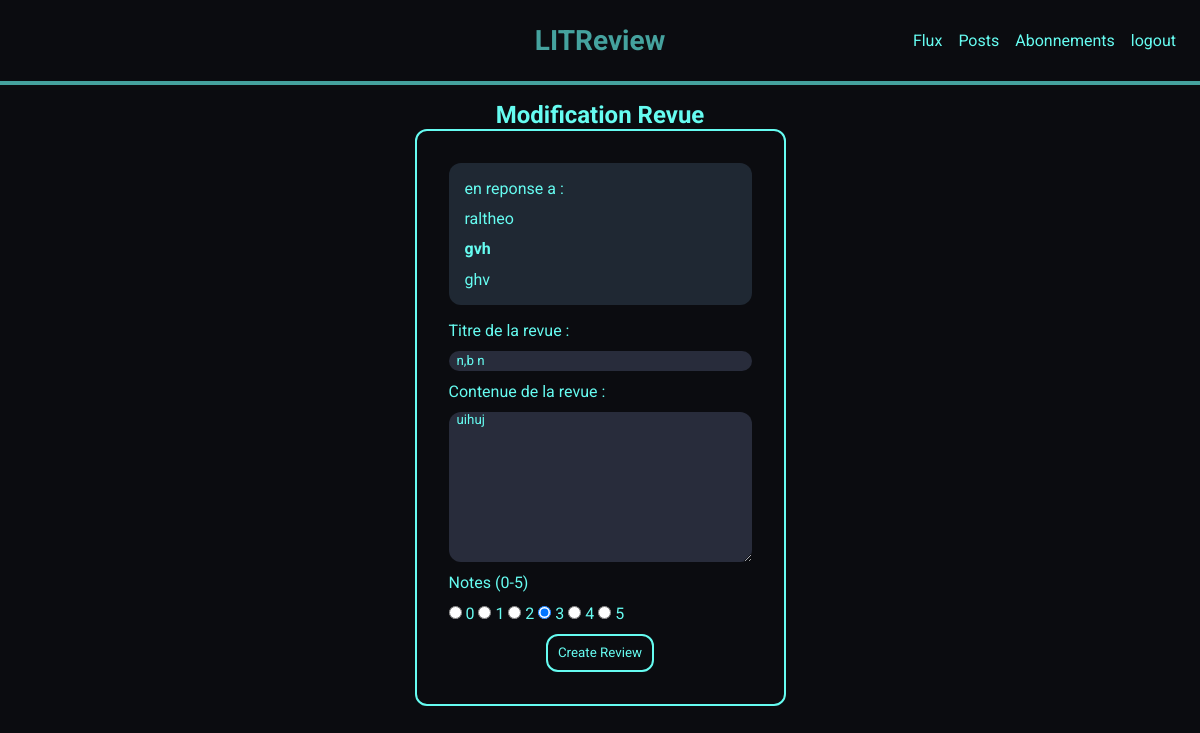
/modify?type=REVIEW&id=6 (signed in), run on an earlier commit of the app's database.
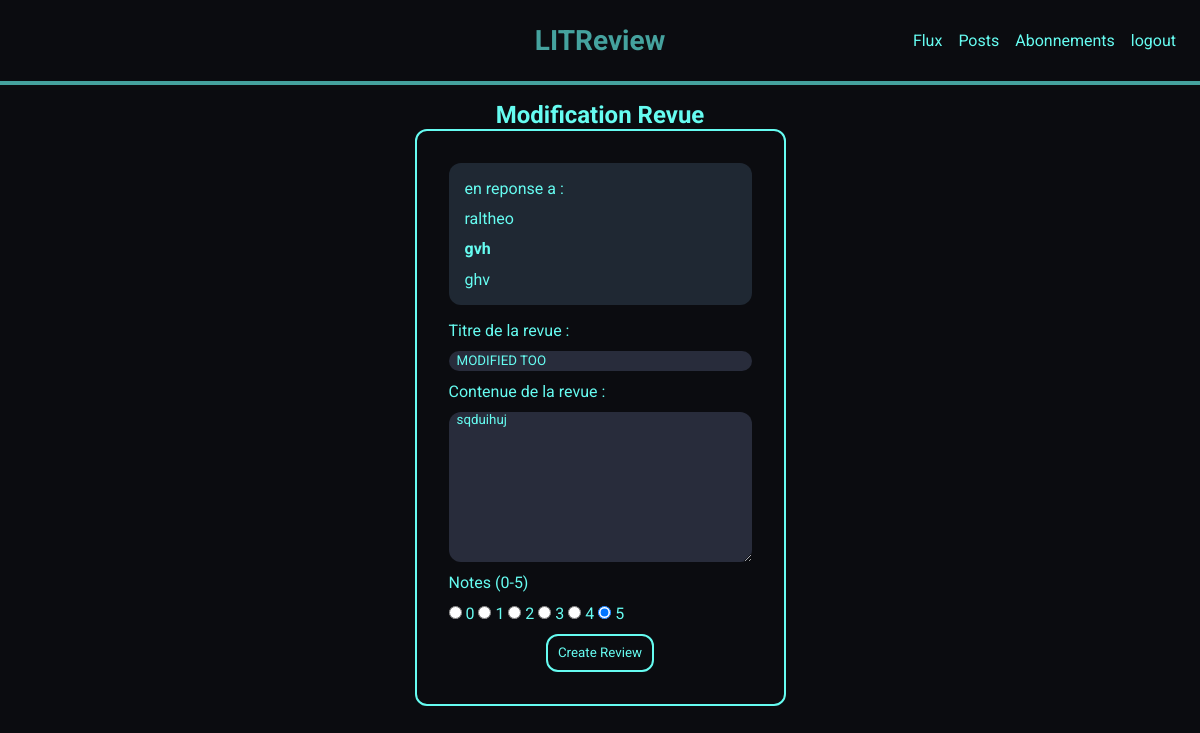
And on a later commit of the database.
### blog/models.py (models this page shows)
class Review(models.Model):
    ticket = models.ForeignKey(to=Ticket, on_delete=models.CASCADE)
    rating = models.PositiveSmallIntegerField(
        validators=[MinValueValidator(0), MaxValueValidator(5)])
    headline = models.CharField(max_length=128)
    body = models.CharField(max_length=8192, blank=True)
    user = models.ForeignKey(
        to=settings.AUTH_USER_MODEL, on_delete=models.CASCADE)
    time_created = models.DateTimeField(auto_now_add=True)

class Ticket(models.Model):
    title = models.CharField(max_length=128)
    description = models.TextField(max_length=2048, blank=True)
    user = models.ForeignKey(settings.AUTH_USER_MODEL, on_delete=models.CASCADE)
    image = models.ImageField(null=True, blank=True)
    time_created = models.DateTimeField(auto_now_add=True)

### blog/views.py (the view, shortened to what this page needs)
# urls.py: path('modify', blog.views.modify_page, name='modify'),
@login_required
def modify_page(request):
    try:
        if request.GET:
            post = request.GET.get("type")
            post_id = request.GET.get("id")
            if post == "REVIEW":
                review = get_object_or_404(Review, id=post_id)
                if request.user == review.user:
                    if request.method == "POST":
                        review_form = forms.ReviewForm(request.POST, instance=review)
                        if review_form.is_valid():
                            review_form.save()
                            return redirect("flux")
                    review_form = forms.ReviewForm(instance=review)
                    return render(request, "blog/modify.html", {"review" : review, "review_form" : review_form})
            return redirect("flux")
    except:
        return redirect("flux")

### blog/forms.py
class ReviewForm(forms.ModelForm):
    RATING_CHOICES = [(str(i), '') for i in range(6)]
    rating = forms.ChoiceField(
        choices=RATING_CHOICES,
        widget=forms.RadioSelect(attrs={'class': 'rating-checkbox'}),
    )
    class Meta:
        model = Review
        fields = ['headline', 'body', 'rating']
        widgets = {
            'headline': forms.TextInput(attrs={'class': 'form-control', 'placeholder': 'Title'}),
            'body': forms.Textarea(attrs={'class': 'form-textarea', 'placeholder': 'Contenu'}),
        }

### blog/templates/blog/modify.html (shortened to what this page needs)
{% extends 'blog/base.html' %}
{%load static%}
{% block extra_styles %}
    <link rel="stylesheet" href="{% static 'blog/modify.css' %}" />
{% endblock %}
{% block content %}
    {% if request.GET.type == "TICKET" %}
    <div class="container_modif">
        <h2>Modification Ticket</h2>
        <form method="post" class="form_ticket" enctype="multipart/form-data">
            <p>Title :</p>
            {{ ticket_form.title }}
            <p>Description :</p>
            {{ ticket_form.description }}
            {% if ticket.image %}
            <img class="img_modif" src="/media/{{ticket.image}}"/>
            {%endif%}
            <p>Image :</p>
            {{ ticket_form.image }}
            {% csrf_token %}
            <br>
            <button class="btn_log" type="submit">Modifier le ticket</button>
        </form>
    </div>
    {% elif request.GET.type == "REVIEW" %}
    <div class="container_modif">
        <h2>Modification Revue</h2>
        <div class="container_rep_tic">
            <div class="rep_tick">
                <p>en reponse a :</p>
                <p>{{review.ticket.user}}</p>
                <h4>{{review.ticket.title}}</h4>
                <p>{{review.ticket.description}}</p>
            </div>
            <form method="post" class="rev_form">
                <p>Titre de la revue : </p>
                {{review_form.headline}}
                <p>Contenue de la revue : </p>
                {{ review_form.body }}
                <p>Notes (0-5)</p>
                <div class="container_radio">
                    {% for radio in review_form.rating %}
                        {{ radio }}
                        {{ forloop.counter0 }}
                    {% endfor %}
                </div>
                <input type="submit" class="btn_log" value="Create Review">
            </form>
    </div>
    {% endif %}
{% endblock %}

What changed in the data, as far as the page shows it:
changed Review "raltheo": headline "n,b n" → "MODIFIED TOO"; body "uihuj" → "sqduihuj"
Also different on the page:
form field rating: "☑" → "☐"
form field rating: "☐" → "☑"
